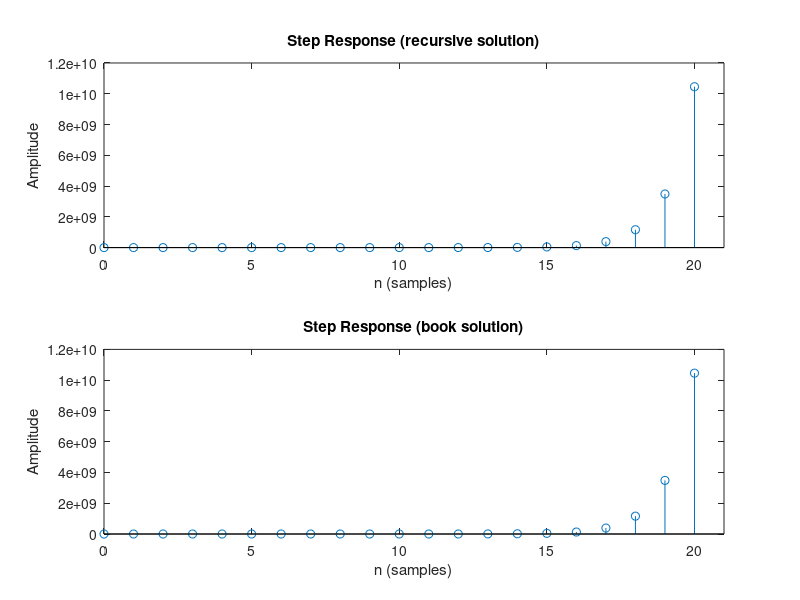
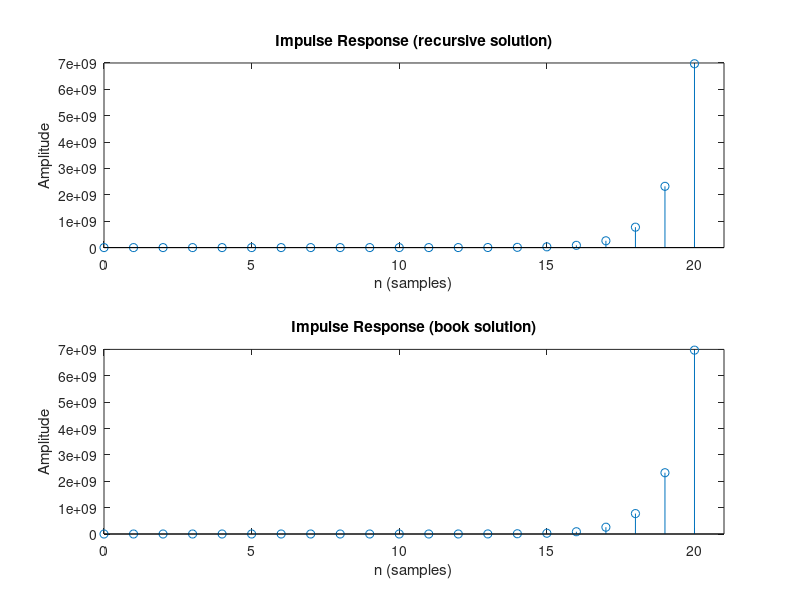

Write MATLAB code to recreate these figures, in order. (Note: this script raises an error after producing the figures.)
%% LCCDE and Z-Transforms with MATLAB
% Purporse Statment: The purpose of this document is to
% demonstrate how use MATLAB in working with LCCDE's,
% z-transforms, and system functions. MATLAB will be used to
% 
% # solve LCCDE's
% # determine zeros, poles, and zero-pole diagrams
% # determine impulse and step responses.
%
% Please consult any function documentation for details of usage. The methods 
% discussed here are not an exhastive list of methods.

%% Linear Constanst-Coeficient Difference Equations (LCCDE)
%
% An important class of LTI systems consist of those systems for which the input x[n]
% and the output y[n] satisfy and Nth-order linear constant-coefficient difference equation
% of the form
% 
% $$ y[n] + a_1y[n-1] + ... + a_Ny[n-N] = b_0x[n] + b_1x[n-1] + ... + b_Mx[n-M] $$
%
% or
%
% $$ \sum_{k=0}^{N}a_ky[n-k] = \sum_{k=0}^{M}b_kx[n-k]. $$
% 
% This can also be arranged in the recursive form
%
% $$ y[n]=-\sum_{k=1}^{N}(\frac{a_k}{a_0})y[n-k] + \sum_{k=0}^{M}(\frac{b_k}{a_0})x[n-k]. $$
% 
%
% Solutions to LLCDE's can be obtained using various methods. We will discuss
% methods involvings recursion and z-transforms. Solving LCCDE's using
% the recursion method requires prior knoledge of inintal conditions
% and of the function input sequence x[n].
%
% *Example 1: Recursion*
% 
% (Oppenheim, Problem 2.5)
% 
% Solve the following LLCDE by recursion.
%
% $$ y[n]-5y[n-1]+6y[n-2]=2x[n-1] $$
%
% Given that x[n]=u[n], y[n]=0 for n<0, find y[n]. The solution to this will be
% the system step response. The book's solution for a step response is 
% $$ h[n]=u[n]-4(2)^nu[n]+3(3)^nu[n] $$ .

% solve recursively
a0=1; % a_0 term
a=[-5 6]./a0; % 'a_k' terms, k=1:N
b=[0 2 0]./a0;  % 'b_k' terms, k=0:M
p=length(a);    % number of a_k terms, order of system
q=length(b);    % number of b_m terms
N=20;
x=[zeros(1,p) ones(1,N+1)]; % input sequence (step sequence)
y=zeros(1,N+p+1); % preallocate memory for output sequence
for n=p+1:length(y)    
    y(n)= -sum(a.*y(n-1:-1:n-p)) + sum(b.*x(n:-1:n-q+1)); %compute y[n]
end
y=y(p+1:end); % keep values from n = 0 to N
figure;
stem(subplot(211),[0:20],y) % plot
title('Step Response (recursive solution)'); 
xlim([0 21]); xlabel('n (samples)'); ylabel('Amplitude');

% Compare with book solution
n=0:20;
h = 1 - 4*2.^n + 3*3.^n;    % compute solution
stem(subplot(212),[0:20],h) % plot
title('Step Response (book solution)'); 
xlim([0 21]); xlabel('n (samples)'); ylabel('Amplitude');
%%
% Given that x[n]=delta[n], y[n]=0 for n<0, find y[n]. The solution will be
% the system impulse response. The book's solution for an impulse response is
% $$ h[n]=-2(2)^nu[n]+2(3)^nu[n] $$ .

% solve recursively
x=[zeros(1,p) 1 zeros(1,N)]; % input sequence (impulse sequence)
y=zeros(1,N+p+1); % preallocate memory for output sequence
for n=p+1:length(y)    
    y(n)= -sum(a.*y(n-1:-1:n-p)) + sum(b.*x(n:-1:n-q+1)); %compute y[n]
end
y=y(p+1:end); % keep values from n = 0 to N
figure;
stem(subplot(211),[0:20],y) % plot
title('Impulse Response (recursive solution)'); 
xlim([0 21]); xlabel('n (samples)'); ylabel('Amplitude');

% Compare with book solution
n=0:20;
h = -2*2.^n + 2*3.^n;    % compute solution
stem(subplot(212),[0:20],h) % plot
title('Impulse Response (book solution)'); 
xlim([0 21]); xlabel('n (samples)'); ylabel('Amplitude');


%% z-Transform
%
% The z-transform allows a more direct and/or closed form solution to a 
% difference equation compared to recusion. Also, the z-transform allows us
% to extract the zeros and poles of a system.
%
% The z-transform of a sequence x[n] is defined as
%
% $$ X(z)=\sum_{n=-\infty}^{\infty}x[n]z^{-n}=Z[x[n]]. $$
%
% Recall the LCCDE form
%
% $$ y[n]=-\sum_{k=1}^{N}(\frac{a_k}{a_0})y[n-k] + \sum_{k=0}^{M}(\frac{b_k}{a_0})x[n-k]. $$
%
% Taking the z-tranform of both sides yields
%
% $$ Y(z)=-\sum_{k=1}^{N}(\frac{a_k}{a_0})z^{-k}Y(z) + \sum_{k=0}^{M}(\frac{b_k}{a_0})z^{-k}X(z). $$
%
% Solving Y(z) in terms of X(z) yields
%
% $$ Y(z)=\frac{\sum_{k=0}^{M}{b_k}z^{-k}}{\sum_{k=0}^{N}{a_k}z^{-k}}X(z)=H(z)X(z) $$
%
% where H(z) represents the system function of the LTI system.
%
% $$ H(z)=\frac{Y(z)}{X(z)} $$ 
%
%% z-Transforms in MATLAB
%
% MATLAB includes several functions that can aid in performing z-transforms (ZT) 
% of a function or sequence and/or it's inverse (iZT). Three methods and their respective
% functions are discussed below.
%
% <html><h3>Symbolic Toolbox Method</h3></html>
% 
% The _ztrans()_ and _iztrans()_ functions perform the
% z-transform and the inverse z-transform.
%
% *Example 2: Sympolic ZT*
% 
% Find ZT of x[n]=a^n u[n]
%
syms a n x X % define symbolic variables
x=a^n;       % define sequence x[n] (Table 3.1)
X=ztrans(x)  % perform ZT

%%
% *Example 3: Sympolic ZT*
%
% Find ZT of x[n]=cos[wn]
%
syms w n x X % define symbolic variables
x=cos(w*n);  % define sequence x[n] (Table 3.1)
X=ztrans(x)  % perform ZT

%%
% *Example 4: Sympolic iZT*
% (Oppenhiem, Ex. 3.10) 
%
% Find iZT of 
%
% $$ X(z)=\frac{1+2z^{-1}+z^{-2}}{1-\frac{3}{2}z^{-1}+\frac{1}{2}z^{-2}} $$
%
syms z x X   % define symbolic variables
X=(z^2+2*z+1)/(z^2-3*z/2+1/2) %define transfer function X(z)
x=iztrans(X) % perform inverse ZT

%%
% <html><h3> 2. Power Series Method </h3></html>
%
% The *deconv* function can be used to perform the long
% division required in power series method.
%
% For the given z-transform
%
% $$ X(z)=\frac{b_0+b_1z^{-1}+...+b_Mz^{-M}}{a_0+a_1z^{-1}+...+a_Mz^{-M}} $$
%
% the matlab command is *[q,r]=deconv(b,a)* where b and a vectors
% containing the coefficients of the numerator and denominator
% respectively.
%
% *Example 5: iZT by deconvolution*
% 
% Given X(z) find x[n] by deconvolution
%
% $$ X(z)=\frac{1+2z^{z-1}+z^{-2}}{1-z^{z-1}+0.4z^{-2}} $$

b=[1 2 1];
a=[1 -1 .4];
n=20;
b=[b zeros(1,n)]; % make b longer
[x,r]=deconv(b,a);
% plot
figure;
stem(subplot(211),[0:length(x)-1],x) % plot
title('Power Series Expansion Solution of x[n]'); xlim([0 21])
ylabel('Amplitude')
% Compare impulse response
subplot(212);
impz(b,a); % plot impulse response
title('Impulse Response x[n]'); xlim([0 21])

%% 
% *3. Partial fraction expansion (PFE) method*
% 
% $$ H(z)=\frac{B(z)}{A(z)}=\frac{b_0+b_1z^{-1}+...+b_Mz^{-M}}{a_0+a_1z^{-1}+...+a_Mz^{-M}} $$
% 
% We can use the MATLAB *residuez* function to convert between
% partial fraction expansion and polynomial coefficients. Partial fraction expansion
% may yield a z-function that is then solvable using the inspection method. 
% If there are no multiple roots, then
%
% $$ \frac{B(z)}{A(z)}=\frac{r_1}{1-p_1z^{-1}} +\frac{r_2}{1-p_2z^{-1}}+...+\frac{r_n}{1-p_nz^{-1}}+k_1+k_2z^{-1}+...+k_{m-n-1}z^{-m-n} $$
%
% *Example 8: PFE*
%
% Find the partial fraction expansion of X(z) that is given by
%
% $$ X(z)=\frac{1}{(1-\frac{1}{4}z^{-1})(1-\frac{1}{2}z^{-1})} $$
% 
b=1; % numerator coefficients
a=conv([1 -1/4],[1 -1/2]); % multiplying polynomials to get denom. coef.
[r,p,k]=residuez(b,a) % compute residues (r), poles (p), and direct terms (k)

%%
% This represents the partial fraction expansion
%
% $$ X(z)=\frac{2}{1-\frac{1}{2}z^{-1}}+\frac{-1}{1-\frac{1}{4}z^{-1}} $$

%%
% *Example 7: PFE*
% (Oppenheim, Ex. 3.10)
%
% Find the partial fraction expansion of X(z) that is given by
%
% $$ X(z)=\frac{1+2z^{-1}+z^{-2}}{1-\frac{3}{2}z^{-1}+\frac{1}{2}z^{-2}} $$
% 
b=[1 2 1]; % numerator coefficients
a=[1 -3/2 1/2]; % denominator coefficients
[r,p,k]=residuez(b,a) % compute residues (r), poles (p), and direct terms (k)

%%
% This represents the fraction expansion
%
% $$ X(z)=\frac{8}{1-z^{-1}}+\frac{-9}{1-\frac{1}{2}z^{-1}}+2 $$
%

%% Pole-Zero Diagram
%
% Matlab contains several functions that may help when working with zeros and
% poles. The *zplane* and *pzmap* functions can be used display pole-zero (PZ)
% diagram of z-functions. The poles and zeros can be determined from 
% rational polynomials using *roots*, *poles*, and *zero* functions.
%
% *Example 8: Poles, Zeros, and PZ map* 
%
% Given H(z) below find the zeros, poles, and plot the PZ map. We
% will use three methods to find the poles and zeros, and use
% three methods to plot the PZ map.
%
% $$ H(z)=\frac{1-2z^{-1}}{1-\frac{2}{3}z^{-1}} $$
%

a=[1 -2/3]; % denominator coefs.
b=[1 -2];   % numerator coefs.

% ZP Method 1 - using 'roots' and 'zplane' functions
p1=roots(a);    % get poles of rational function
z1=roots(b);    % get zeros of rational function
disp(['Method 1: poles=[' num2str(p1) '] , zeros=[' num2str(z1) ']'])

% ZP Method 2 - using 'tf', 'pole', 'zero', and 'pzplot' functions
H=tf(b,a);      % generate trasfer function based on rational polynomial
p2=pole(H);     % get poles of transfer function
z2=zero(H);     % get zeros of transfer function
disp(['Method 2: poles=[' num2str(p2) '] , zeros=[' num2str(z2) ']'])
H               % print transfer funtion to command line 

% ZP Method 3 - using 'tf2zpk'
[z3,p3,k3] = tf2zpk(b,a);   %Convert transfer function filter parameters to zero-pole-gain form
disp(['Method 3: poles=[' num2str(p3) '] , zeros=[' num2str(z3) '], gain=' num2str(k3)])

% Plot Method 1: using zplane(b,a). NOTE: a and b must be row vectors.
figure; zplane(b,a);  
title('PZ Map using zplane(b,a)'); 
xlim([-2 2]); ylim([-2 2]);
xlabel('Real Axis'); ylabel('Imaginary Axis')

% Plot Method 2: using zplane(z,p). NOTE: z and p must be column vectors.
figure; zplane(z1,p1);  
title('PZ Map using zplane(z,p)'); 
xlim([-2 2]); ylim([-2 2]);
xlabel('Real Axis'); ylabel('Imaginary Axis')

% Plot Method 3: using pzmap
figure; pzmap(H);     
title('PZ Map using pzmap');
xlim([-2 2]); ylim([-2 2]);
xlabel('Real Axis'); ylabel('Imaginary Axis')

%% Problem 1: Convolution
% (Ingle, Ex. 2.10)
%
% Consider the finite duration input sequence x[n] given by
%
% $$ x[n]=u[n]-u[n-10] $$
% 
% and the infinite duration impulse response h[n] is given by
%
% $$ h[n]=(0.9)^nu[n]. $$
%
% Determine y[n]=x[n]*h[n]
%

n=-5:50;            % define range of n
x = stepseq(0,-5,50) - stepseq(10,-5,50); % generate x[n]
h=.9.^(0:50);       % generate h[n]
y_conv=conv(x,h);   % convolve x and h
y_conv=y_conv(1:length(x)); % keep samples of interest
y_filt=filter(1,[1 -.9],x); % compare with filter function

% plot convoltion
figure; subplot(211);
stem(n, y_conv); % plot output sequence
xlim([-5 50]); 
title('Output Sequence y[n] (convolution)'); 
xlabel('n (samples)'); ylabel('Amplitude');

% plot filter comparison
subplot(212);
stem(n, y_filt); % plot output sequence
xlim([-5 50]); 
title('Output Sequence y[n] (filter fxn)'); 
xlabel('n (samples)'); ylabel('Amplitude');
%% Problem 2: iZT
%
% Determine the iZT of X(z) so that the resulting sequence is
% causual and contains no complex numbers where X(z) is given as
%
% $$ X(z)=\frac{1+0.4\sqrt{2}z^{-1}}{1-0.8\sqrt{2}z^{-1}+0.64z^{-2}}. $$
%
b=[1 0.4*sqrt(2)];
a=[1 -0.8*sqrt(2) 0.64];
[r,p,c] = residuez(b,a)
Mp=abs(p')      % pole magnitude
Ap=angle(p')/pi % pole angles in pi units

%%
% From the above we get
%
% $$ X(z)=\frac{0.5+j}{1-\left | 0.8 \right | e^{-j\frac{\pi}{4}}z^{-1}} + \frac{0.5-j}{1-\left | 0.8 \right | e^{j\frac{\pi}{4}}z^{-1}} , \left | z \right | > 0.8 $$
%
% and from Table 3.1 we have
% 
% $$ x[n]=(0.5+j) \left | 0.8 \right | ^ne^{-j\frac{\pi}{4}n}u[n]] + (0.5-j) \left | 0.8 \right | ^ne^{j\frac{\pi}{4}n}u[n]  $$
%
% $$ x[n]=\left | 0.8\right |^n  \left [ 0.5 \left \{ e^{-j\frac{\pi}{4}n} + e^{j\frac{\pi}{4}n} \right \}  + j\left \{ e^{-j\frac{\pi}{4}n} + e^{j\frac{\pi}{4}n} \right \} \right ]u[n] $$
%
% $$ x[n]=\left | 0.8\right |^n  \left [ cos{\left \{  \frac{\pi n}{4}\right \}} + 2sin{\left \{\frac{\pi n}{4}\right \}} \right ]u[n] $$
%

%%
%verify in Matlab
n=0:20;
impseq=[1 zeros(1, length(n)-1)];         % generate impulse sequence
x1=filter(b,a,impseq);                    % compute impulse response
x2=(0.8.^n).*(cos(pi*n/4)+2*sin(pi*n/4)); % compute impulse response (book solution)

% Plot 
figure; subplot(211);
stem(n,x1); % plot impulse response
title('Impulse Response from filter fxn');
xlabel('n (samples)'); ylabel('Amplitude');

subplot(212);
stem(n,x2); % plot impusle response
title('Impulse Response from solution');
xlabel('n (samples)'); ylabel('Amplitude');

figure;
zplane(b,a); % plot PZ map


%% Problem 3: PFE and PZ-plot with repeated roots
% (Oppenheim, 3.33a)
%
% Find the partial fraction expansion of X(z) that is given by
%
% $$ X(z)=\frac {1} {(1-\frac{1}{2}z^{-1})^2(1-2z^{-1})(1-3z^{-1})} $$
% 
b=[1]; % numerator coefficients
a1=conv([1 1/2],[1 1/2]); % multiplying polynomials to get denom. coef.
a23=conv([1 -2],[1 -3]);
a=conv(a1,a23);

[r,p,k]=residuez(b,a) % compute residues (r), poles (p), and direct terms (k)

%%
% This represents the partial fraction expansion
%
% $$ X(z)=\frac{2.2041}{1-3z^{-1}}+\frac{-1.28}{1-2z^{-1}} + \frac{0.473}{1+\frac{1}{2}z^{-1}} + \frac{0.286}{(1+\frac{1}{2}z^{-1})^2} $$
%
figure; zplane(b,a)

%% Problem 4: Impulse, Step, and Freq. Response 
% (Oppenheim, Problem 2.9)
%
% Find the impulse response, freq. response, and step response of the
% LTI system defined by the difference equation
%
% $$ y[n]-\frac{5}{6}y[n-1]+\frac{1}{6}y[n-2]=\frac{1}{3}x[n-1]. $$
%

a=[1 -5/6 1/6];
b=[0 1/3 0];
figure; freqz(b,a) % frequency response
title('Freq. Response')

figure;
subplot(221); impz(b,a)  % plot impulse response
subplot(222); stepz(b,a) % plot step response

% Compare with book solution
n=0:14;
hImp=-2*(1/3).^n+2*(1/2).^n;
hStep=1+(1/3).^n-2*(1/2).^n;
subplot(223); stem(n,hImp)  % plot impulse response
title('Impulse Response (book)'); xlabel('n (samples)'); ylabel('Amplitude');
subplot(224); stem(n,hStep)  % plot impulse response
title('Step Response (book)'); xlabel('n (samples)'); ylabel('Amplitude');

%% Problem 5: Impulse of Causal and Anticausal System 
% (Oppenheim, Problem 2.16)
%
% Consider the difference equation
%
% $$ y[n]-\frac{1}{4}y[n-1]+\frac{1}{8}y[n-2]=3x[n-1] $$
%
% b) Both a causal and an anticausal LTI system are
% characterized by this difference equation. Find the impulse
% responses of the two systems.
% c) Show that the causal LTI is stable and the anticausal LTI
% system is unstable.
%
% From the difference equation and the ZT we can generate the system
% function H(z)
%
% $$ H(z)=\frac{3}{1-\frac{1}{4}z^{-1}-\frac{1}{4}z^{-1}} $$
%
% We can use matlab to get the expanded form of H(z).

b=[3];
a=[1 -1/4 -1/8];
[r,p,c]=residuez(b,a)

%%
% $$ H(z)=\frac{2}{1-0.5z^{-1}} + \frac{1}{1+0.25z^{-1}} $$
%
% Using Table 3.1 we get the following causal and anticausal
% impulse responses by taking the iZT of the terms in H(z).
%
% $$ h_c[n]=\left [ 2(1/2)^n + (-1/4)^n \right ] u[n] $$
% 
% $$ h_ac[n]=-\left [ 2(1/2)^n + (-1/4)^n \right ] u[-n-1] $$
%
% From ROC we see causal system is stable (ROC includes unit
% cirlce) and the anticausal system in unstable.

n=0:50;
hc=2*(1/2).^n + (-1/4).^n;
n=-50:0;
hac=-2*(1/2).^-n - (-1/4).^-n;
    
roc_c=max(abs(p));  %ROC of causal is righ-sided extending from largest pole 
roc_ac=min(abs(p)); %ROC of causal is righ-sided extending from smallest pole 

% Plot Pole-Zero maps with ROC
% Causal System
figure;
circle(roc_c,0) % draw ROC
hold('on');
zplane(b,a) % draw ZP map
title('PZ Map (causal)')
% Anticausal System
figure;
circle(roc_ac,0) % draw ROC
hold('on');
zplane(b,a) % draw ZP map
title('PZ Map (anticausal)')

%% Problem 5: Pole-Zero Plot
% (Oppenheim, Problem 3.12)
%
% Sketch the pole-zero plot for each of the following z-transforms and shade ROC:
%
% $$ X_1(z)=\frac{1-1/2z^{-1}}{1+1/2z^{-1}}, ROC: \left | z \right | <2 $$
%
% $$ X_2(z)=\frac{1-1/3z^{-1}}{\left ( 1+1/2z^{-1} \right )\left ( 1-2/3z^{-1} \right )}, x_2[n] causal $$
%
% $$ X_3(z)=\frac{1+z^{-1}-2z^{-2}}{1-13/6z^{-1}+z^{-2}} , x_3[n] absolutely summable $$
%

% define a and b of each z-function
a1=[1 2];
b1=[1 -1/2];
a2=conv([1 1/2],[1 -2/3]);
b2=[1 -1/3];
a3=[1 -13/6 1];
b3=[1 1 -2];

% find poles for each to determine ROC
p1=roots(a1);
p2=roots(a2);
p3=roots(a3);
disp(['p1=[' num2str(p1') '], p2=[' num2str(p2') '], p3=[' num2str(p3') ']' ])

%%
% X1(z) has ROC |z|<2, X2(z) has ROC |z|>2/3, X3(z) has ROC 2/3 < |z| < 3/2

%plot each PZ map and ROC
% X1
figure;
circle(p1,0) % draw ROC
hold 'on';
zplane(b1,a1) % draw ZP map
title('PZ Map: X_1(z)')

% X2
figure;
circle(max(abs(p2)),1) % draw ROC
hold 'on';
zplane(b2,a2); % draw ZP map
title('PZ Map: X_2(z)')
set(gca,'color',[.95 .95 .95])

% X3
figure;
circle(3/2,0); hold on; circle(2/3,2); % draw ROC
hold on;
zplane(b3,a3) % draw ZP map
title('PZ Map: X_3(z)')

%% References
% 
% Alan V. Oppenheim and Ronald W. Schafer. 2009. Discrete-Time
% Signal Processing (3rd ed.). Prentice Hall Press, Upper Saddle River, NJ, USA. 
% 
% Vinay K. Ingle and John G. Proakis. 1999. Digital Signal
% Processing Using MATLAB (1st ed.). Brooks/Cole Publishing Co., Pacific Grove, CA, USA.

%% Subfunctions

type circle
%%
type stepseq

%% Useful MATLAB Functions
%
% <html>
%  <ul>
%   <li><a href="http://www.mathworks.com/help/techdoc/ref/poly.html">poly</a></li>
%   <li><a href="http://www.mathworks.com/help/techdoc/ref/roots.html">roots</a></li>
%   <li><a href="http://www.mathworks.com/help/toolbox/signal/residuez.html">residuez</a></li>
%   <li><a href="http://www.mathworks.com/help/toolbox/control/ref/tf.html">tf</a></li>
%   <li><a href="http://www.mathworks.com/help/toolbox/control/ref/zpk.html">zpk</a></li>
%   <li><a href="http://www.mathworks.com/help/toolbox/signal/zp2tf.html">zp2tf</a></li>
%   <li><a href="http://www.mathworks.com/products/signal/functionlist.html">tf2zpk</a></li>
%   <li><a href="http://www.mathworks.com/help/techdoc/ref/conv.html">conv</a></li
%   <li><a href="http://www.mathworks.com/help/techdoc/ref/deconv.html">deconv</a></li>
%   <li><a href="http://www.engin.umich.edu/group/ctm/extras/commands.html">dimpulse</a></li>
%   <li><a href="http://www.mathworks.com/help/toolbox/signal/freqz.html">freqz</a></li>
%   <li><a href="http://www.mathworks.com/help/techdoc/ref/filter.html">filter</a></li>
%   <li><a href="http://www.mathworks.com/help/toolbox/control/ref/pzmap.html">pzmap</a></li>
%   <li><a href="http://www.mathworks.com/help/toolbox/signal/impz.html">impz</a></li>
%   <li><a href="http://www.mathworks.com/help/toolbox/signal/stepz.html">stepz</a></li>
%   <li><a
%   href="http://www.mathworks.com/help/techdoc/ref/poly.html">abc</a></li>
%  </ul>
% </html>

%%
close all;  % close all figures
clear       % clear workspace

